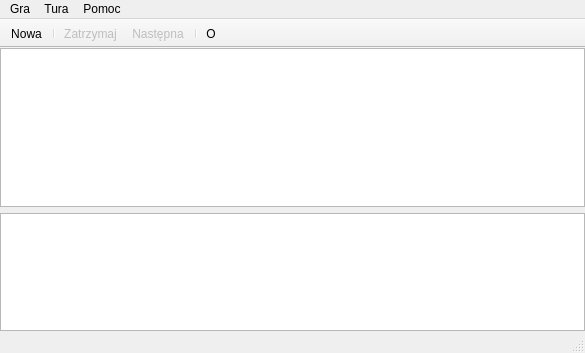
<?xml version="1.0" encoding="UTF-8"?>
<ui version="4.0">
 <class>wndMain</class>
 <widget class="QMainWindow" name="wndMain">
  <property name="geometry">
   <rect>
    <x>0</x>
    <y>0</y>
    <width>585</width>
    <height>353</height>
   </rect>
  </property>
  <property name="windowTitle">
   <string>Hunters</string>
  </property>
  <property name="windowIcon">
   <iconset resource="../res.qrc">
    <normaloff>:/icons/main.ico</normaloff>:/icons/main.ico</iconset>
  </property>
  <widget class="QWidget" name="centralWidget">
   <layout class="QGridLayout" name="gridLayout">
    <property name="margin">
     <number>0</number>
    </property>
    <item row="0" column="0">
     <widget class="QGraphicsView" name="graphicsView"/>
    </item>
    <item row="1" column="0">
     <widget class="QTextBrowser" name="tbLog">
      <property name="maximumSize">
       <size>
        <width>16777215</width>
        <height>150</height>
       </size>
      </property>
     </widget>
    </item>
   </layout>
  </widget>
  <widget class="QMenuBar" name="menuBar">
   <property name="geometry">
    <rect>
     <x>0</x>
     <y>0</y>
     <width>585</width>
     <height>21</height>
    </rect>
   </property>
   <widget class="QMenu" name="mnuGame">
    <property name="title">
     <string>Gra</string>
    </property>
    <addaction name="actGameNew"/>
    <addaction name="separator"/>
    <addaction name="actGameQuit"/>
   </widget>
   <widget class="QMenu" name="mnuHelp">
    <property name="title">
     <string>Pomoc</string>
    </property>
    <addaction name="actHelpAbout"/>
   </widget>
   <widget class="QMenu" name="mnuTurn">
    <property name="title">
     <string>Tura</string>
    </property>
    <addaction name="actTurnToggle"/>
    <addaction name="actTurnNext"/>
   </widget>
   <addaction name="mnuGame"/>
   <addaction name="mnuTurn"/>
   <addaction name="mnuHelp"/>
  </widget>
  <widget class="QStatusBar" name="statusBar"/>
  <widget class="QToolBar" name="toolBar">
   <property name="windowTitle">
    <string>toolBar</string>
   </property>
   <property name="movable">
    <bool>false</bool>
   </property>
   <property name="iconSize">
    <size>
     <width>16</width>
     <height>16</height>
    </size>
   </property>
   <property name="floatable">
    <bool>false</bool>
   </property>
   <attribute name="toolBarArea">
    <enum>TopToolBarArea</enum>
   </attribute>
   <attribute name="toolBarBreak">
    <bool>false</bool>
   </attribute>
   <addaction name="actGameNew"/>
   <addaction name="separator"/>
   <addaction name="actTurnToggle"/>
   <addaction name="actTurnNext"/>
   <addaction name="separator"/>
   <addaction name="actHelpAbout"/>
  </widget>
  <action name="actGameNew">
   <property name="icon">
    <iconset resource="../res.qrc">
     <normaloff>:/glyphs/new.png</normaloff>:/glyphs/new.png</iconset>
   </property>
   <property name="text">
    <string>Nowa...</string>
   </property>
   <property name="shortcut">
    <string>Ctrl+N</string>
   </property>
  </action>
  <action name="actGameQuit">
   <property name="icon">
    <iconset resource="../res.qrc">
     <normaloff>:/glyphs/quit.png</normaloff>:/glyphs/quit.png</iconset>
   </property>
   <property name="text">
    <string>Wyjdź</string>
   </property>
   <property name="shortcut">
    <string>Alt+F4</string>
   </property>
  </action>
  <action name="actHelpAbout">
   <property name="icon">
    <iconset resource="../res.qrc">
     <normaloff>:/glyphs/about.png</normaloff>:/glyphs/about.png</iconset>
   </property>
   <property name="text">
    <string>O...</string>
   </property>
   <property name="shortcut">
    <string>F1</string>
   </property>
  </action>
  <action name="actTurnToggle">
   <property name="enabled">
    <bool>false</bool>
   </property>
   <property name="icon">
    <iconset resource="../res.qrc">
     <normaloff>:/glyphs/pause.png</normaloff>:/glyphs/pause.png</iconset>
   </property>
   <property name="text">
    <string>Zatrzymaj</string>
   </property>
   <property name="shortcut">
    <string>Ctrl+Space</string>
   </property>
  </action>
  <action name="actTurnNext">
   <property name="enabled">
    <bool>false</bool>
   </property>
   <property name="icon">
    <iconset resource="../res.qrc">
     <normaloff>:/glyphs/forward.png</normaloff>:/glyphs/forward.png</iconset>
   </property>
   <property name="text">
    <string>Następna</string>
   </property>
   <property name="shortcut">
    <string>Ctrl+Right</string>
   </property>
  </action>
 </widget>
 <layoutdefault spacing="6" margin="11"/>
 <resources>
  <include location="../res.qrc"/>
 </resources>
 <connections/>
</ui>
